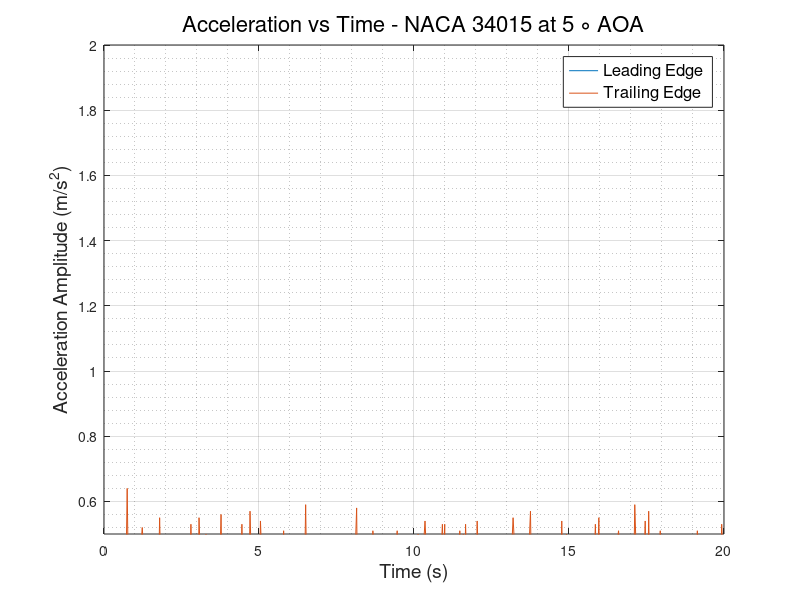
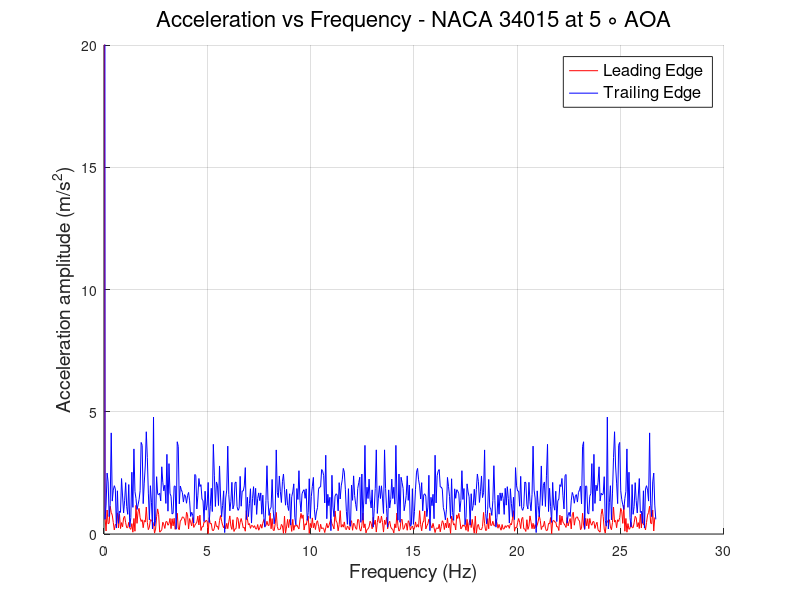

Recreate these plots in MATLAB, in order.
clc
clear
close all
%% READING ACCELEROMETER DATA and defining Variables
                        % LEADING EDGE %
data   = xlsread('LE_600rpm.csv');
LE_time   = data(:,1);
LE_X_acc  = data(:,2);
LE_Y_acc  = data(:,3);
LE_Z_acc  = data(:,4);
LE_R_acc  = sqrt(LE_X_acc.^2 + LE_Y_acc.^2 + LE_Z_acc.^2);
% plot(LE_time,LE_R_acc)
N      = numel(LE_time);
Ts     = abs(diff(LE_time(1:2)));
fs     = 1/Ts;
f_axis = [0:N-1]*fs/N;
A_freq_LE = fft(LE_Z_acc);
figure(1) 
plot(LE_time,LE_Z_acc)
hold on
figure(2)
hold on
plot(f_axis,abs(A_freq_LE),'-r','LineWidth',0.5)
grid on 
grid minor
                        % TRAILING EDGE %
data   = xlsread('TE_600rpm.csv');
TE_time   = data(:,1);
TE_X_acc  = data(:,2);
TE_Y_acc  = data(:,3);
TE_Z_acc  = data(:,4);
TE_R_acc  = sqrt(TE_X_acc.^2 + TE_Y_acc.^2 + TE_Z_acc.^2);
% plot(TE_time,TE_R_acc)
N      = numel(TE_time);
Ts     = abs(diff(TE_time(1:2)));
fs     = 1/Ts;
f_axis = [0:N-1]*fs/N;
A_freq_TE = fft(TE_Z_acc);
figure(1)
plot(TE_time, TE_Z_acc)
grid on
grid minor
xlabel('Time (s)','FontSize',14,'FontWeight','normal')
ylabel('Acceleration Amplitude (m/s^2)','FontSize',14,'FontWeight','normal')
legend ('Leading Edge','Trailing Edge','FontSize',12,'FontWeight','normal')
title('Acceleration vs Time - NACA 34015 at 5 \circ AOA','FontSize',16,'FontWeight','normal')
ylim([0.5 2])
figure(2)
plot(f_axis,abs(A_freq_TE),'-b','LineWidth',0.5)
grid on 
grid minor
ylabel('Acceleration amplitude (m/s^2)','FontSize',14,'FontWeight','normal')
xlabel('Frequency (Hz)','FontSize',14,'FontWeight','normal')
ylim([0 20])
legend ('Leading Edge','Trailing Edge','FontSize',12,'FontWeight','normal')
title('Acceleration vs Frequency - NACA 34015 at 5 \circ AOA','FontSize',16,'FontWeight','normal')
